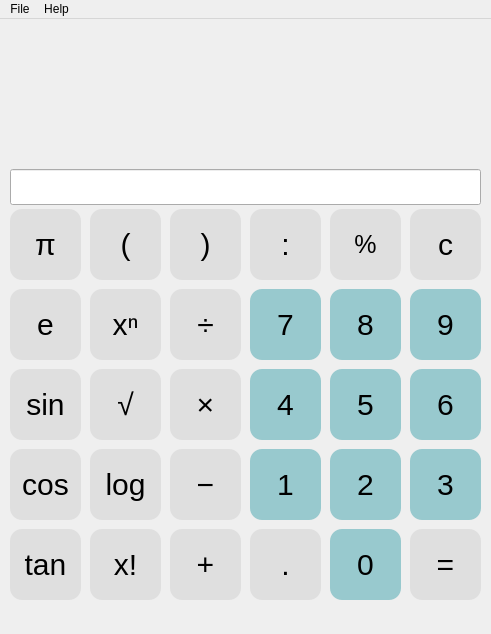
<?xml version="1.0" encoding="UTF-8"?>
<ui version="4.0">
 <class>MainWindow</class>
 <widget class="QMainWindow" name="MainWindow">
  <property name="geometry">
   <rect>
    <x>0</x>
    <y>0</y>
    <width>491</width>
    <height>634</height>
   </rect>
  </property>
  <property name="sizePolicy">
   <sizepolicy hsizetype="Fixed" vsizetype="Fixed">
    <horstretch>0</horstretch>
    <verstretch>0</verstretch>
   </sizepolicy>
  </property>
  <property name="minimumSize">
   <size>
    <width>491</width>
    <height>634</height>
   </size>
  </property>
  <property name="maximumSize">
   <size>
    <width>491</width>
    <height>634</height>
   </size>
  </property>
  <property name="windowTitle">
   <string>Fitutubies Calculator</string>
  </property>
  <widget class="QWidget" name="centralwidget">
   <property name="sizePolicy">
    <sizepolicy hsizetype="Fixed" vsizetype="Fixed">
     <horstretch>0</horstretch>
     <verstretch>0</verstretch>
    </sizepolicy>
   </property>
   <property name="minimumSize">
    <size>
     <width>491</width>
     <height>587</height>
    </size>
   </property>
   <property name="maximumSize">
    <size>
     <width>491</width>
     <height>587</height>
    </size>
   </property>
   <widget class="QPushButton" name="pushButton_tan">
    <property name="geometry">
     <rect>
      <x>10</x>
      <y>510</y>
      <width>71</width>
      <height>71</height>
     </rect>
    </property>
    <property name="styleSheet">
     <string notr="true">QPushButton {
	color:black;
	font-size:30px;
	font-family: &quot;Falling Sky Condensed&quot;;
    border: 2px rgb(223,223,223);
    border-radius: 12px;
    background-color: rgb(223,223,223);
}

QPushButton:pressed {
    background-color: qlineargradient(x1: 0, y1: 0, x2: 0, y2: 1,
                                      stop: 0 #dadbde, stop: 1 #f6f7fa);
}

QPushButton:focus {
	outline: 0;
}
</string>
    </property>
    <property name="text">
     <string>tan</string>
    </property>
   </widget>
   <widget class="QPushButton" name="pushButton_point">
    <property name="geometry">
     <rect>
      <x>250</x>
      <y>510</y>
      <width>71</width>
      <height>71</height>
     </rect>
    </property>
    <property name="styleSheet">
     <string notr="true">QPushButton {
	color:black;
	font-size:30px;
	font-family: &quot;Falling Sky Condensed&quot;;
    border: 2px rgb(223,223,223);
    border-radius: 12px;
    background-color: rgb(223,223,223);
}

QPushButton:pressed {
    background-color: qlineargradient(x1: 0, y1: 0, x2: 0, y2: 1,
                                      stop: 0 #dadbde, stop: 1 #f6f7fa);
}

QPushButton:focus {
	outline: 0;
}
</string>
    </property>
    <property name="text">
     <string>.</string>
    </property>
   </widget>
   <widget class="QPushButton" name="pushButton_0">
    <property name="geometry">
     <rect>
      <x>330</x>
      <y>510</y>
      <width>71</width>
      <height>71</height>
     </rect>
    </property>
    <property name="styleSheet">
     <string notr="true">QPushButton {
	color:black;
	font-size:30px;
	font-family: &quot;Falling Sky Condensed&quot;;
    border: 2px rgb(152, 201, 206);
    border-radius: 12px;
    background-color: rgb(152, 201, 206)
}

QPushButton:pressed {
    background-color: qlineargradient(x1: 0, y1: 0, x2: 0, y2: 1,
                                      stop: 0 #dadbde, stop: 1 rgb(152, 201, 206));
}

QPushButton:focus {
	outline: 0;
}
</string>
    </property>
    <property name="text">
     <string>0</string>
    </property>
    <property name="shortcut">
     <string>0</string>
    </property>
   </widget>
   <widget class="QPushButton" name="pushButton_equals">
    <property name="geometry">
     <rect>
      <x>410</x>
      <y>510</y>
      <width>71</width>
      <height>71</height>
     </rect>
    </property>
    <property name="styleSheet">
     <string notr="true">QPushButton {
	color:black;
	font-size:30px;
	font-family: &quot;Falling Sky Condensed&quot;;
    border: 2px rgb(223,223,223);
    border-radius: 12px;
    background-color: rgb(223,223,223);
}

QPushButton:pressed {
    background-color: qlineargradient(x1: 0, y1: 0, x2: 0, y2: 1,
                                      stop: 0 #dadbde, stop: 1 #f6f7fa);
}

QPushButton:focus {
	outline: 0;
}
</string>
    </property>
    <property name="text">
     <string>=</string>
    </property>
    <property name="shortcut">
     <string>Return</string>
    </property>
   </widget>
   <widget class="QPushButton" name="pushButton_factorial">
    <property name="geometry">
     <rect>
      <x>90</x>
      <y>510</y>
      <width>71</width>
      <height>71</height>
     </rect>
    </property>
    <property name="styleSheet">
     <string notr="true">QPushButton {
	color:black;
	font-size:30px;
	font-family: &quot;Falling Sky Condensed&quot;;
    border: 2px rgb(223,223,223);
    border-radius: 12px;
    background-color: rgb(223,223,223);
}

QPushButton:pressed {
    background-color: qlineargradient(x1: 0, y1: 0, x2: 0, y2: 1,
                                      stop: 0 #dadbde, stop: 1 #f6f7fa);
}

QPushButton:focus {
	outline: 0;
}
</string>
    </property>
    <property name="text">
     <string>x!</string>
    </property>
   </widget>
   <widget class="QPushButton" name="pushButton_cos">
    <property name="geometry">
     <rect>
      <x>10</x>
      <y>430</y>
      <width>71</width>
      <height>71</height>
     </rect>
    </property>
    <property name="styleSheet">
     <string notr="true">QPushButton {
	color:black;
	font-size:30px;
	font-family: &quot;Falling Sky Condensed&quot;;
    border: 2px rgb(223,223,223);
    border-radius: 12px;
    background-color: rgb(223,223,223);
}

QPushButton:pressed {
    background-color: qlineargradient(x1: 0, y1: 0, x2: 0, y2: 1,
                                      stop: 0 #dadbde, stop: 1 #f6f7fa);
}

QPushButton:focus {
	outline: 0;
}
</string>
    </property>
    <property name="text">
     <string>cos</string>
    </property>
   </widget>
   <widget class="QPushButton" name="pushButton_log">
    <property name="geometry">
     <rect>
      <x>90</x>
      <y>430</y>
      <width>71</width>
      <height>71</height>
     </rect>
    </property>
    <property name="styleSheet">
     <string notr="true">QPushButton {
	color:black;
	font-size:30px;
	font-family: &quot;Falling Sky Condensed&quot;;
    border: 2px rgb(223,223,223);
    border-radius: 12px;
    background-color: rgb(223,223,223);
}

QPushButton:pressed {
    background-color: qlineargradient(x1: 0, y1: 0, x2: 0, y2: 1,
                                      stop: 0 #dadbde, stop: 1 #f6f7fa);
}

QPushButton:focus {
	outline: 0;
}
</string>
    </property>
    <property name="text">
     <string>log</string>
    </property>
   </widget>
   <widget class="QPushButton" name="pushButton_addition">
    <property name="geometry">
     <rect>
      <x>170</x>
      <y>510</y>
      <width>71</width>
      <height>71</height>
     </rect>
    </property>
    <property name="styleSheet">
     <string notr="true">QPushButton {
	color:black;
	font-size:30px;
	font-family: &quot;Falling Sky Condensed&quot;;
    border: 2px rgb(223,223,223);
    border-radius: 12px;
    background-color: rgb(223,223,223);
}

QPushButton:pressed {
    background-color: qlineargradient(x1: 0, y1: 0, x2: 0, y2: 1,
                                      stop: 0 #dadbde, stop: 1 #f6f7fa);
}

QPushButton:focus {
	outline: 0;
}
</string>
    </property>
    <property name="text">
     <string>+</string>
    </property>
    <property name="shortcut">
     <string>+</string>
    </property>
   </widget>
   <widget class="QPushButton" name="pushButton_1">
    <property name="geometry">
     <rect>
      <x>250</x>
      <y>430</y>
      <width>71</width>
      <height>71</height>
     </rect>
    </property>
    <property name="styleSheet">
     <string notr="true">QPushButton {
	color:black;
	font-size:30px;
	font-family: &quot;Falling Sky Condensed&quot;;
    border: 2px rgb(152, 201, 206);
    border-radius: 12px;
    background-color: rgb(152, 201, 206)
}

QPushButton:pressed {
    background-color: qlineargradient(x1: 0, y1: 0, x2: 0, y2: 1,
                                      stop: 0 #dadbde, stop: 1 rgb(152, 201, 206));
}

QPushButton:focus {
	outline: 0;
}
</string>
    </property>
    <property name="text">
     <string>1</string>
    </property>
    <property name="shortcut">
     <string>1</string>
    </property>
   </widget>
   <widget class="QPushButton" name="pushButton_2">
    <property name="geometry">
     <rect>
      <x>330</x>
      <y>430</y>
      <width>71</width>
      <height>71</height>
     </rect>
    </property>
    <property name="styleSheet">
     <string notr="true">QPushButton {
	color:black;
	font-size:30px;
	font-family: &quot;Falling Sky Condensed&quot;;
    border: 2px rgb(152, 201, 206);
    border-radius: 12px;
    background-color: rgb(152, 201, 206)
}

QPushButton:pressed {
    background-color: qlineargradient(x1: 0, y1: 0, x2: 0, y2: 1,
                                      stop: 0 #dadbde, stop: 1 rgb(152, 201, 206));
}

QPushButton:focus {
	outline: 0;
}
</string>
    </property>
    <property name="text">
     <string>2</string>
    </property>
    <property name="shortcut">
     <string>2</string>
    </property>
   </widget>
   <widget class="QPushButton" name="pushButton_3">
    <property name="geometry">
     <rect>
      <x>410</x>
      <y>430</y>
      <width>71</width>
      <height>71</height>
     </rect>
    </property>
    <property name="styleSheet">
     <string notr="true">QPushButton {
	color:black;
	font-size:30px;
	font-family: &quot;Falling Sky Condensed&quot;;
    border: 2px rgb(152, 201, 206);
    border-radius: 12px;
    background-color: rgb(152, 201, 206)
}

QPushButton:pressed {
    background-color: qlineargradient(x1: 0, y1: 0, x2: 0, y2: 1,
                                      stop: 0 #dadbde, stop: 1 rgb(152, 201, 206));
}

QPushButton:focus {
	outline: 0;
}
</string>
    </property>
    <property name="text">
     <string>3</string>
    </property>
    <property name="shortcut">
     <string>3</string>
    </property>
   </widget>
   <widget class="QPushButton" name="pushButton_6">
    <property name="geometry">
     <rect>
      <x>410</x>
      <y>350</y>
      <width>71</width>
      <height>71</height>
     </rect>
    </property>
    <property name="styleSheet">
     <string notr="true">QPushButton {
	color:black;
	font-size:30px;
	font-family: &quot;Falling Sky Condensed&quot;;
    border: 2px rgb(152, 201, 206);
    border-radius: 12px;
    background-color: rgb(152, 201, 206)
}

QPushButton:pressed {
    background-color: qlineargradient(x1: 0, y1: 0, x2: 0, y2: 1,
                                      stop: 0 #dadbde, stop: 1 rgb(152, 201, 206));
}

QPushButton:focus {
	outline: 0;
}
</string>
    </property>
    <property name="text">
     <string>6</string>
    </property>
    <property name="shortcut">
     <string>6</string>
    </property>
   </widget>
   <widget class="QPushButton" name="pushButton_5">
    <property name="geometry">
     <rect>
      <x>330</x>
      <y>350</y>
      <width>71</width>
      <height>71</height>
     </rect>
    </property>
    <property name="styleSheet">
     <string notr="true">QPushButton {
	color:black;
	font-size:30px;
	font-family: &quot;Falling Sky Condensed&quot;;
    border: 2px rgb(152, 201, 206);
    border-radius: 12px;
    background-color: rgb(152, 201, 206)
}

QPushButton:pressed {
    background-color: qlineargradient(x1: 0, y1: 0, x2: 0, y2: 1,
                                      stop: 0 #dadbde, stop: 1 rgb(152, 201, 206));
}

QPushButton:focus {
	outline: 0;
}
</string>
    </property>
    <property name="text">
     <string>5</string>
    </property>
    <property name="shortcut">
     <string>5</string>
    </property>
   </widget>
   <widget class="QPushButton" name="pushButton_4">
    <property name="geometry">
     <rect>
      <x>250</x>
      <y>350</y>
      <width>71</width>
      <height>71</height>
     </rect>
    </property>
    <property name="styleSheet">
     <string notr="true">QPushButton {
	color:black;
	font-size:30px;
	font-family: &quot;Falling Sky Condensed&quot;;
    border: 2px rgb(152, 201, 206);
    border-radius: 12px;
    background-color: rgb(152, 201, 206)
}

QPushButton:pressed {
    background-color: qlineargradient(x1: 0, y1: 0, x2: 0, y2: 1,
                                      stop: 0 #dadbde, stop: 1 rgb(152, 201, 206));
}

QPushButton:focus {
	outline: 0;
}
</string>
    </property>
    <property name="text">
     <string>4</string>
    </property>
    <property name="shortcut">
     <string>4</string>
    </property>
   </widget>
   <widget class="QPushButton" name="pushButton_subtraction">
    <property name="geometry">
     <rect>
      <x>170</x>
      <y>430</y>
      <width>71</width>
      <height>71</height>
     </rect>
    </property>
    <property name="styleSheet">
     <string notr="true">QPushButton {
	color:black;
	font-size:30px;
	font-family: &quot;Falling Sky Condensed&quot;;
    border: 2px rgb(223,223,223);
    border-radius: 12px;
    background-color: rgb(223,223,223);
}

QPushButton:pressed {
    background-color: qlineargradient(x1: 0, y1: 0, x2: 0, y2: 1,
                                      stop: 0 #dadbde, stop: 1 #f6f7fa);
}

QPushButton:focus {
	outline: 0;
}
</string>
    </property>
    <property name="text">
     <string>−</string>
    </property>
    <property name="shortcut">
     <string>-</string>
    </property>
   </widget>
   <widget class="QPushButton" name="pushButton_sqrt">
    <property name="geometry">
     <rect>
      <x>90</x>
      <y>350</y>
      <width>71</width>
      <height>71</height>
     </rect>
    </property>
    <property name="styleSheet">
     <string notr="true">QPushButton {
	color:black;
	font-size:30px;
	font-family: &quot;Falling Sky Condensed&quot;;
    border: 2px rgb(223,223,223);
    border-radius: 12px;
    background-color: rgb(223,223,223);
}

QPushButton:pressed {
    background-color: qlineargradient(x1: 0, y1: 0, x2: 0, y2: 1,
                                      stop: 0 #dadbde, stop: 1 #f6f7fa);
}

QPushButton:focus {
	outline: 0;
}
</string>
    </property>
    <property name="text">
     <string>√</string>
    </property>
   </widget>
   <widget class="QPushButton" name="pushButton_sin">
    <property name="geometry">
     <rect>
      <x>10</x>
      <y>350</y>
      <width>71</width>
      <height>71</height>
     </rect>
    </property>
    <property name="styleSheet">
     <string notr="true">QPushButton {
	color:black;
	font-size:30px;
	font-family: &quot;Falling Sky Condensed&quot;;
    border: 2px rgb(223,223,223);
    border-radius: 12px;
    background-color: rgb(223,223,223);
}

QPushButton:pressed {
    background-color: qlineargradient(x1: 0, y1: 0, x2: 0, y2: 1,
                                      stop: 0 #dadbde, stop: 1 #f6f7fa);
}

QPushButton:focus {
	outline: 0;
}
</string>
    </property>
    <property name="text">
     <string>sin</string>
    </property>
   </widget>
   <widget class="QPushButton" name="pushButton_e">
    <property name="geometry">
     <rect>
      <x>10</x>
      <y>270</y>
      <width>71</width>
      <height>71</height>
     </rect>
    </property>
    <property name="styleSheet">
     <string notr="true">QPushButton {
	color:black;
	font-size:30px;
	font-family: &quot;Falling Sky Condensed&quot;;
    border: 2px rgb(223,223,223);
    border-radius: 12px;
    background-color: rgb(223,223,223);
}

QPushButton:pressed {
    background-color: qlineargradient(x1: 0, y1: 0, x2: 0, y2: 1,
                                      stop: 0 #dadbde, stop: 1 #f6f7fa);
}

QPushButton:focus {
	outline: 0;
}
</string>
    </property>
    <property name="text">
     <string>e</string>
    </property>
   </widget>
   <widget class="QPushButton" name="pushButton_colon">
    <property name="geometry">
     <rect>
      <x>250</x>
      <y>190</y>
      <width>71</width>
      <height>71</height>
     </rect>
    </property>
    <property name="styleSheet">
     <string notr="true">QPushButton {
	color:black;
	font-size:30px;
	font-family: &quot;Falling Sky Condensed&quot;;
    border: 2px rgb(223,223,223);
    border-radius: 12px;
    background-color: rgb(223,223,223);
}

QPushButton:pressed {
    background-color: qlineargradient(x1: 0, y1: 0, x2: 0, y2: 1,
                                      stop: 0 #dadbde, stop: 1 #f6f7fa);
}

QPushButton:focus {
	outline: 0;
}
</string>
    </property>
    <property name="text">
     <string>:</string>
    </property>
   </widget>
   <widget class="QPushButton" name="pushButton_mulitplication">
    <property name="geometry">
     <rect>
      <x>170</x>
      <y>350</y>
      <width>71</width>
      <height>71</height>
     </rect>
    </property>
    <property name="styleSheet">
     <string notr="true">QPushButton {
	color:black;
	font-size:30px;
	font-family: &quot;Falling Sky Condensed&quot;;
    border: 2px rgb(223,223,223);
    border-radius: 12px;
    background-color: rgb(223,223,223);
}

QPushButton:pressed {
    background-color: qlineargradient(x1: 0, y1: 0, x2: 0, y2: 1,
                                      stop: 0 #dadbde, stop: 1 #f6f7fa);
}

QPushButton:focus {
	outline: 0;
}
</string>
    </property>
    <property name="text">
     <string>×</string>
    </property>
    <property name="shortcut">
     <string>*</string>
    </property>
    <property name="autoDefault">
     <bool>false</bool>
    </property>
    <property name="flat">
     <bool>false</bool>
    </property>
   </widget>
   <widget class="QPushButton" name="pushButton_7">
    <property name="geometry">
     <rect>
      <x>250</x>
      <y>270</y>
      <width>71</width>
      <height>71</height>
     </rect>
    </property>
    <property name="styleSheet">
     <string notr="true">QPushButton {
	color:black;
	font-size:30px;
	font-family: &quot;Falling Sky Condensed&quot;;
    border: 2px rgb(152, 201, 206);
    border-radius: 12px;
    background-color: rgb(152, 201, 206)
}

QPushButton:pressed {
    background-color: qlineargradient(x1: 0, y1: 0, x2: 0, y2: 1,
                                      stop: 0 #dadbde, stop: 1 rgb(152, 201, 206));
}

QPushButton:focus {
	outline: 0;
}
</string>
    </property>
    <property name="text">
     <string>7</string>
    </property>
    <property name="shortcut">
     <string>7</string>
    </property>
   </widget>
   <widget class="QPushButton" name="pushButton_8">
    <property name="geometry">
     <rect>
      <x>330</x>
      <y>270</y>
      <width>71</width>
      <height>71</height>
     </rect>
    </property>
    <property name="styleSheet">
     <string notr="true">QPushButton {
	color:black;
	font-size:30px;
	font-family: &quot;Falling Sky Condensed&quot;;
    border: 2px rgb(152, 201, 206);
    border-radius: 12px;
    background-color: rgb(152, 201, 206)
}

QPushButton:pressed {
    background-color: qlineargradient(x1: 0, y1: 0, x2: 0, y2: 1,
                                      stop: 0 #dadbde, stop: 1 rgb(152, 201, 206));
}

QPushButton:focus {
	outline: 0;
}
</string>
    </property>
    <property name="text">
     <string>8</string>
    </property>
    <property name="shortcut">
     <string>8</string>
    </property>
   </widget>
   <widget class="QPushButton" name="pushButton_9">
    <property name="geometry">
     <rect>
      <x>410</x>
      <y>270</y>
      <width>71</width>
      <height>71</height>
     </rect>
    </property>
    <property name="styleSheet">
     <string notr="true">QPushButton {
	color:black;
	font-size:30px;
	font-family: &quot;Falling Sky Condensed&quot;;
    border: 2px rgb(152, 201, 206);
    border-radius: 12px;
    background-color: rgb(152, 201, 206);
}

QPushButton:pressed {
    background-color: qlineargradient(x1: 0, y1: 0, x2: 0, y2: 1,
                                      stop: 0 #dadbde, stop: 1 rgb(152, 201, 206));
}

QPushButton:focus {
	outline: 0;
}
</string>
    </property>
    <property name="text">
     <string>9</string>
    </property>
    <property name="shortcut">
     <string>9</string>
    </property>
   </widget>
   <widget class="QPushButton" name="pushButton_pi">
    <property name="geometry">
     <rect>
      <x>10</x>
      <y>190</y>
      <width>71</width>
      <height>71</height>
     </rect>
    </property>
    <property name="styleSheet">
     <string notr="true">QPushButton {
	color:black;
	font-size:30px;
	font-family: &quot;Falling Sky Condensed&quot;;
    border: 2px rgb(223,223,223);
    border-radius: 12px;
    background-color: rgb(223,223,223);
}

QPushButton:pressed {
    background-color: qlineargradient(x1: 0, y1: 0, x2: 0, y2: 1,
                                      stop: 0 #dadbde, stop: 1 #f6f7fa);
}

QPushButton:focus {
	outline: 0;
}
</string>
    </property>
    <property name="text">
     <string>π</string>
    </property>
   </widget>
   <widget class="QPushButton" name="pushButton_power">
    <property name="geometry">
     <rect>
      <x>90</x>
      <y>270</y>
      <width>71</width>
      <height>71</height>
     </rect>
    </property>
    <property name="styleSheet">
     <string notr="true">QPushButton {
	color:black;
	font-size:30px;
	font-family: &quot;Falling Sky Condensed&quot;;
    border: 2px rgb(223,223,223);
    border-radius: 12px;
    background-color: rgb(223,223,223);
}

QPushButton:pressed {
    background-color: qlineargradient(x1: 0, y1: 0, x2: 0, y2: 1,
                                      stop: 0 #dadbde, stop: 1 #f6f7fa);
}

QPushButton:focus {
	outline: 0;
}
</string>
    </property>
    <property name="text">
     <string>xⁿ</string>
    </property>
   </widget>
   <widget class="QPushButton" name="pushButton_division">
    <property name="geometry">
     <rect>
      <x>170</x>
      <y>270</y>
      <width>71</width>
      <height>71</height>
     </rect>
    </property>
    <property name="styleSheet">
     <string notr="true">QPushButton {
	color:black;
	font-size:30px;
	font-family: &quot;Falling Sky Condensed&quot;;
    border: 2px rgb(223,223,223);
    border-radius: 12px;
    background-color: rgb(223,223,223);
}

QPushButton:pressed {
    background-color: qlineargradient(x1: 0, y1: 0, x2: 0, y2: 1,
                                      stop: 0 #dadbde, stop: 1 #f6f7fa);
}

QPushButton:focus {
	outline: 0;
}
</string>
    </property>
    <property name="text">
     <string>÷</string>
    </property>
    <property name="shortcut">
     <string>/</string>
    </property>
   </widget>
   <widget class="QPushButton" name="pushButton_modulus">
    <property name="geometry">
     <rect>
      <x>330</x>
      <y>190</y>
      <width>71</width>
      <height>71</height>
     </rect>
    </property>
    <property name="styleSheet">
     <string notr="true">QPushButton {
	color:black;
	font-size:25px;
	font-family: &quot;Falling Sky Condensed&quot;;
    border: 2px rgb(223,223,223);
    border-radius: 12px;
    background-color: rgb(223,223,223);
}

QPushButton:pressed {
    background-color: qlineargradient(x1: 0, y1: 0, x2: 0, y2: 1,
                                      stop: 0 #dadbde, stop: 1 #f6f7fa);
}

QPushButton:focus {
	outline: 0;
}
</string>
    </property>
    <property name="text">
     <string>%</string>
    </property>
    <property name="shortcut">
     <string>%</string>
    </property>
   </widget>
   <widget class="QPushButton" name="pushButton_c">
    <property name="geometry">
     <rect>
      <x>410</x>
      <y>190</y>
      <width>71</width>
      <height>71</height>
     </rect>
    </property>
    <property name="styleSheet">
     <string notr="true">QPushButton {
	color:black;
	font-size:30px;
	font-family: &quot;Falling Sky Condensed&quot;;
    border: 2px rgb(223,223,223);
    border-radius: 12px;
    background-color: rgb(223,223,223);
}

QPushButton:pressed {
    background-color: qlineargradient(x1: 0, y1: 0, x2: 0, y2: 1,
                                      stop: 0 #dadbde, stop: 1 #f6f7fa);
}

QPushButton:focus {
	outline: 0;
}
</string>
    </property>
    <property name="text">
     <string>c</string>
    </property>
    <property name="shortcut">
     <string>Backspace</string>
    </property>
   </widget>
   <widget class="QLabel" name="outputLabel">
    <property name="geometry">
     <rect>
      <x>20</x>
      <y>20</y>
      <width>451</width>
      <height>121</height>
     </rect>
    </property>
    <property name="font">
     <font>
      <family>DejaVu Sans</family>
      <pointsize>16</pointsize>
     </font>
    </property>
    <property name="text">
     <string/>
    </property>
    <property name="alignment">
     <set>Qt::AlignRight|Qt::AlignTrailing|Qt::AlignVCenter</set>
    </property>
   </widget>
   <widget class="QLineEdit" name="inputLine">
    <property name="geometry">
     <rect>
      <x>10</x>
      <y>150</y>
      <width>471</width>
      <height>36</height>
     </rect>
    </property>
   </widget>
   <widget class="QPushButton" name="pushButton_lbr">
    <property name="geometry">
     <rect>
      <x>90</x>
      <y>190</y>
      <width>71</width>
      <height>71</height>
     </rect>
    </property>
    <property name="styleSheet">
     <string notr="true">QPushButton {
	color:black;
	font-size:30px;
	font-family: &quot;Falling Sky Condensed&quot;;
    border: 2px rgb(223,223,223);
    border-radius: 12px;
    background-color: rgb(223,223,223);
}

QPushButton:pressed {
    background-color: qlineargradient(x1: 0, y1: 0, x2: 0, y2: 1,
                                      stop: 0 #dadbde, stop: 1 #f6f7fa);
}

QPushButton:focus {
	outline: 0;
}
</string>
    </property>
    <property name="text">
     <string>(</string>
    </property>
   </widget>
   <widget class="QPushButton" name="pushButton_rbr">
    <property name="geometry">
     <rect>
      <x>170</x>
      <y>190</y>
      <width>71</width>
      <height>71</height>
     </rect>
    </property>
    <property name="styleSheet">
     <string notr="true">QPushButton {
	color:black;
	font-size:30px;
	font-family: &quot;Falling Sky Condensed&quot;;
    border: 2px rgb(223,223,223);
    border-radius: 12px;
    background-color: rgb(223,223,223);
}

QPushButton:pressed {
    background-color: qlineargradient(x1: 0, y1: 0, x2: 0, y2: 1,
                                      stop: 0 #dadbde, stop: 1 #f6f7fa);
}

QPushButton:focus {
	outline: 0;
}
</string>
    </property>
    <property name="text">
     <string>)</string>
    </property>
   </widget>
  </widget>
  <widget class="QMenuBar" name="menubar">
   <property name="geometry">
    <rect>
     <x>0</x>
     <y>0</y>
     <width>491</width>
     <height>25</height>
    </rect>
   </property>
   <widget class="QMenu" name="menuFile">
    <property name="title">
     <string>File</string>
    </property>
    <addaction name="actionExit"/>
   </widget>
   <widget class="QMenu" name="menuUser_guide">
    <property name="title">
     <string>Help</string>
    </property>
    <addaction name="actionUser_Help"/>
   </widget>
   <addaction name="menuFile"/>
   <addaction name="menuUser_guide"/>
  </widget>
  <action name="actionUser_Help">
   <property name="text">
    <string>User Manual</string>
   </property>
  </action>
  <action name="actionExit">
   <property name="text">
    <string>Exit</string>
   </property>
  </action>
 </widget>
 <resources/>
 <connections/>
</ui>
